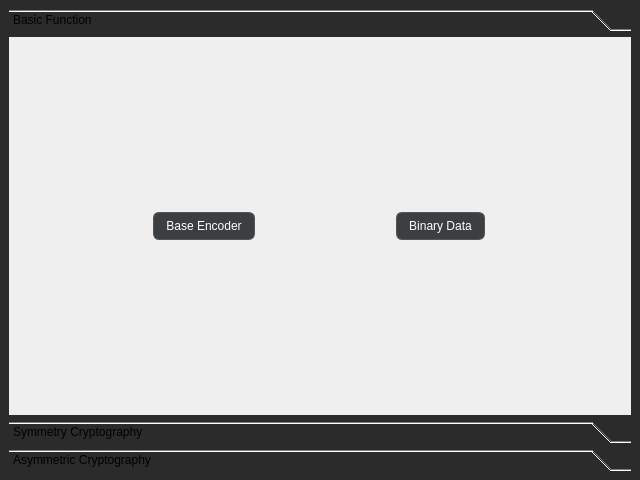
<?xml version="1.0" encoding="UTF-8"?>
<ui version="4.0">
 <class>LauncherWindow</class>
 <widget class="QMainWindow" name="LauncherWindow">
  <property name="geometry">
   <rect>
    <x>0</x>
    <y>0</y>
    <width>640</width>
    <height>480</height>
   </rect>
  </property>
  <property name="windowTitle">
   <string>MainWindow</string>
  </property>
  <property name="styleSheet">
   <string notr="true">QMainWindow {
    background-color: #2b2b2b;   /* 主背景 */
    color: #f0f0f0;
}

QMenuBar {
    background-color: #333;
    color: #f0f0f0;
}
QMenuBar::item:selected {
    background-color: #444;
}

QTextEdit {
    background-color: #1e1e1e;
    color: #e0e0e0;
    border: 1px solid #555;
    border-radius: 6px;
    padding: 6px;
    font: 11pt &quot;Consolas&quot;;
}

QPushButton {
    background-color: #3c3f41;
    color: #ffffff;
    border: 1px solid #555;
    border-radius: 6px;
    padding: 6px 12px;
}
QPushButton:hover {
    background-color: #505357;
}
QPushButton:pressed {
    background-color: #2e2f30;
}

QComboBox {
    background-color: #2d2d30;
    color: #f0f0f0;
    border: 1px solid #555;
    border-radius: 6px;
    padding: 4px;
}
</string>
  </property>
  <widget class="QWidget" name="centralwidget">
   <layout class="QHBoxLayout" name="horizontalLayout">
    <item>
     <widget class="QToolBox" name="toolBox">
      <property name="currentIndex">
       <number>0</number>
      </property>
      <widget class="QWidget" name="basicPage">
       <property name="geometry">
        <rect>
         <x>0</x>
         <y>0</y>
         <width>622</width>
         <height>375</height>
        </rect>
       </property>
       <attribute name="label">
        <string>Basic Function</string>
       </attribute>
       <layout class="QGridLayout" name="gridLayout_3">
        <item row="0" column="0">
         <widget class="QPushButton" name="baseEncoderPushButton">
          <property name="sizePolicy">
           <sizepolicy hsizetype="Fixed" vsizetype="Fixed">
            <horstretch>0</horstretch>
            <verstretch>0</verstretch>
           </sizepolicy>
          </property>
          <property name="text">
           <string>Base Encoder</string>
          </property>
          <property name="autoRepeat">
           <bool>false</bool>
          </property>
          <property name="autoExclusive">
           <bool>false</bool>
          </property>
         </widget>
        </item>
        <item row="0" column="1">
         <widget class="QPushButton" name="binaryDataPushButton">
          <property name="sizePolicy">
           <sizepolicy hsizetype="Fixed" vsizetype="Fixed">
            <horstretch>0</horstretch>
            <verstretch>0</verstretch>
           </sizepolicy>
          </property>
          <property name="text">
           <string>Binary Data</string>
          </property>
          <property name="autoRepeat">
           <bool>false</bool>
          </property>
          <property name="autoExclusive">
           <bool>false</bool>
          </property>
         </widget>
        </item>
       </layout>
      </widget>
      <widget class="QWidget" name="symmetryPage">
       <attribute name="label">
        <string>Symmetry Cryptography</string>
       </attribute>
       <layout class="QGridLayout" name="gridLayout">
        <item row="0" column="0">
         <widget class="QPushButton" name="aesPushButton">
          <property name="sizePolicy">
           <sizepolicy hsizetype="Fixed" vsizetype="Fixed">
            <horstretch>0</horstretch>
            <verstretch>0</verstretch>
           </sizepolicy>
          </property>
          <property name="text">
           <string>AES</string>
          </property>
          <property name="autoRepeat">
           <bool>false</bool>
          </property>
          <property name="autoExclusive">
           <bool>false</bool>
          </property>
         </widget>
        </item>
        <item row="0" column="1">
         <widget class="QPushButton" name="desPushButton">
          <property name="sizePolicy">
           <sizepolicy hsizetype="Fixed" vsizetype="Fixed">
            <horstretch>0</horstretch>
            <verstretch>0</verstretch>
           </sizepolicy>
          </property>
          <property name="text">
           <string>DES</string>
          </property>
          <property name="autoRepeat">
           <bool>false</bool>
          </property>
          <property name="autoExclusive">
           <bool>false</bool>
          </property>
         </widget>
        </item>
       </layout>
      </widget>
      <widget class="QWidget" name="asymmetricPage">
       <property name="geometry">
        <rect>
         <x>0</x>
         <y>0</y>
         <width>622</width>
         <height>375</height>
        </rect>
       </property>
       <attribute name="label">
        <string>Asymmetric Cryptography</string>
       </attribute>
       <layout class="QGridLayout" name="gridLayout_2">
        <item row="0" column="0">
         <widget class="QPushButton" name="dsaPushButton">
          <property name="sizePolicy">
           <sizepolicy hsizetype="Fixed" vsizetype="Fixed">
            <horstretch>0</horstretch>
            <verstretch>0</verstretch>
           </sizepolicy>
          </property>
          <property name="text">
           <string>DSA</string>
          </property>
          <property name="autoRepeat">
           <bool>false</bool>
          </property>
          <property name="autoExclusive">
           <bool>false</bool>
          </property>
         </widget>
        </item>
        <item row="0" column="1">
         <widget class="QPushButton" name="rsaPushButton">
          <property name="sizePolicy">
           <sizepolicy hsizetype="Fixed" vsizetype="Fixed">
            <horstretch>0</horstretch>
            <verstretch>0</verstretch>
           </sizepolicy>
          </property>
          <property name="text">
           <string>RSA</string>
          </property>
          <property name="autoRepeat">
           <bool>false</bool>
          </property>
          <property name="autoExclusive">
           <bool>false</bool>
          </property>
         </widget>
        </item>
        <item row="0" column="2">
         <widget class="QPushButton" name="eccPushButton">
          <property name="sizePolicy">
           <sizepolicy hsizetype="Fixed" vsizetype="Fixed">
            <horstretch>0</horstretch>
            <verstretch>0</verstretch>
           </sizepolicy>
          </property>
          <property name="text">
           <string>ECC</string>
          </property>
          <property name="autoRepeat">
           <bool>false</bool>
          </property>
          <property name="autoExclusive">
           <bool>false</bool>
          </property>
         </widget>
        </item>
       </layout>
      </widget>
     </widget>
    </item>
   </layout>
  </widget>
 </widget>
 <resources/>
 <connections/>
</ui>
